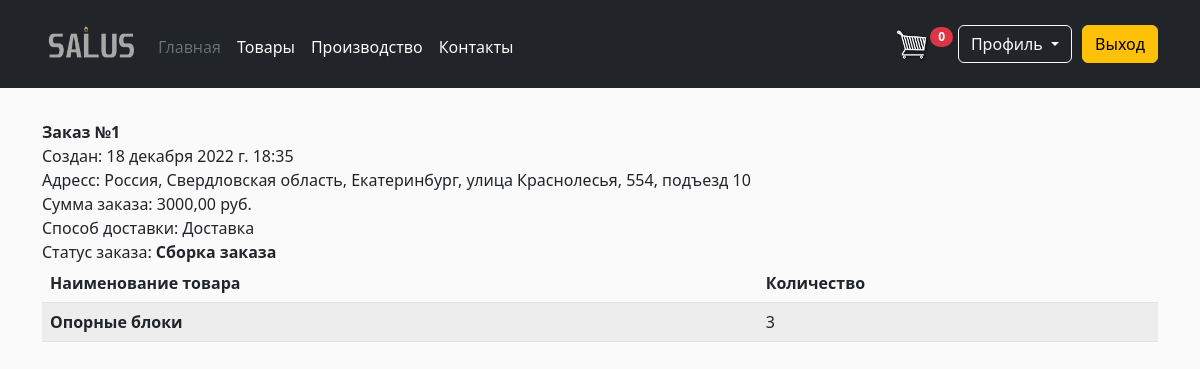
The page /order/orders/ (signed in) on the database its author committed.
### orders/models.py (models this page shows, shortened)
class Order(models.Model):
    ORD_STATUS = [
        ('Обработка заказа', 'В обработке'),
        ('Сборка заказа', 'Сборка'),
        ('Заказ готов', 'Заказ готов'),
        ('Заказ завершен', 'Заказ завершен'),
        ('Заказ отменен', 'Заказ отменен'),
        ('Заказ возвращен', 'Заказ возвращен')
    ]
    DELIVERY = [
        ('Самовывоз', 'Самовывоз' ),
        ('Доставка', 'Доставка')
    ]
    products = models.ManyToManyField(Product)
    first_name = models.CharField(max_length=50, verbose_name='Имя')
    last_name = models.CharField(max_length=50, verbose_name='Фамилия')
    price = models.DecimalField(validators=[MinValueValidator(Decimal('0.01'))], max_digits=10, decimal_places=2, verbose_name='Цена', null=True)
    email = models.EmailField()
    quantity = models.CharField(max_length= 100, verbose_name='Количество', null=True)
    user = models.ForeignKey(settings.AUTH_USER_MODEL, on_delete = models.DO_NOTHING, null=True)
    address = models.CharField(max_length=250, verbose_name='Адрес')
    created = models.DateTimeField(auto_now_add=True)
    updated = models.DateTimeField(auto_now=True)
    delivery = models.CharField(("delivery"), choices=DELIVERY, default='Доставка', max_length=17)
    status = models.CharField(("status"), choices=ORD_STATUS, default='Обработка заказа', max_length=17)
    phone = PhoneNumberField(verbose_name='Контактный телефон', null=True)
    class Meta:
        ordering = ('-created',)
        verbose_name = 'Заказ'
        verbose_name_plural = 'Заказы'

### shop/models.py (models this page shows, shortened)
class Product(models.Model):
    category = models.ForeignKey(Category, related_name='products', on_delete=CASCADE, verbose_name='Категория')
    name = models.CharField(max_length=50, db_index=True, verbose_name='Название товара')
    description = models.TextField(max_length=1000, blank=True, verbose_name='Описание и спецификация')
    price = models.DecimalField(validators=[MinValueValidator(Decimal('0.01'))], max_digits=10, decimal_places=2, verbose_name='Цена')
    opt_price = models.DecimalField(validators=[MinValueValidator(Decimal('0.01'))], max_digits=10, decimal_places=2, verbose_name='Оптовая цена',  blank=True, null=True)
    opt_price_if = models.PositiveIntegerField(default=10000, verbose_name='Количество, необходимое для оптовой цены', blank=True, null=True)
    image = models.ImageField(upload_to='product/%Y/%m/%d', blank=True, null=True, verbose_name='Изображение')
    created = models.DateTimeField(auto_now_add=True)
    uploaded = models.DateTimeField(auto_now=True)
    class Meta:
        ordering = ('name',)
        verbose_name = 'Товар'
        verbose_name_plural = 'Товары'
    def __str__(self):
        return self.name

### orders/views.py (the view)
# urls.py: path('orders/', views.my_orders, name='orders_user'),
def my_orders(request):
    if request.user.role == 2:
        myorders = Order.objects.filter(user=request.user)
    else:
        myorders = Order.objects.all()
    orders = []
    for order in myorders:
        quantity = order.quantity
        str_quantites = quantity.split(' ')
        products = []
        for i in range(order.products.count()):
            for j in range(len(str_quantites)):
                temp = str_quantites[j].split(':')
                if int(temp[0]) == order.products.all()[i].pk:
                    products.append([order.products.all()[i], temp[1]])
        orders.append([[order.pk, order.user, order.address, order.price, order.status, order.delivery, order.phone, order.email, order.created, order.updated], products])
    return render(request, 'user_orders.html', {'orders': orders,})

### cart/cart.py (called while the page is built)
    def __len__(self):
        return sum(item['quantity'] for item in self.cart.values())

### cart/context_processors.py (called while the page is built)
def cart(request):
    return {'cart': Cart(request)}

### templates/user_orders.html (shortened to what this page needs)
{% extends 'index.html' %}
{% load static %}
{% block container %}
{% if orders %}
{% for order in  orders %}
    <div class="container pt-3 box order_obr"  style="">
                 <div class="cart-row pt-3">
                     <div><strong>Заказ №{{ order.0.0 }}</strong><br> Создан: {{ order.0.8 }}
                         <br> Адресс: {{order.0.2}}<br> Сумма заказа: {{order.0.3}} руб.
                         <br> Способ доставки: {{ order.0.5 }}<br>
                         Статус заказа: <strong>{{order.0.4}}</strong> {% if user.role == 1 %} <a class="" href="{% url 'orders:status_update' order.0.0 %}">Изменить статус</a>{% endif %}
                     </div>
                     <table class="table table-striped">
                         <thead>
                            <tr>
                              <th scope="col">Наименование товара</th>
                              <th scope="col">Количество</th>
                            </tr>
                          </thead>
                          <tbody>
                          {% for product in order.1 %}
                            <tr>
                              <th scope="row">{{ product.0 }}</th>
                              <td>{{ product.1 }}</td>
                            </tr>
                         {% endfor %}
                    </table>
          </div>
    </div>
{% endfor %}
{% else %}
<div class="container"><center><h1 style="margin-top: 100px;">Заказов нет!</h1></center></div>
{% endif %}
<br><br><br><br>
{% endblock %}

### rows shown on the page
Order: created "18 декабря 2022 г. 18:35", address "Россия, Свердловская область, Екатеринбург, улица Краснолесья, 554, подъезд 10", price "3000,00", delivery "Доставка", status "Сборка заказа"
Product: name "Опорные блоки", product "3"

### other values the page prints
{{ order.0.0 }} "1"
